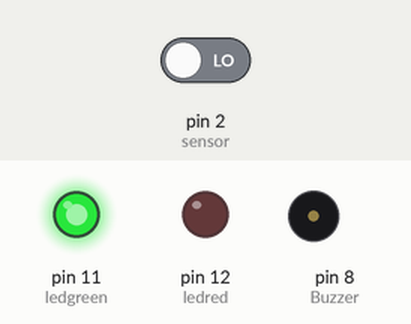
A sketch run on a simulated Arduino Uno, built with avr-gcc and run on an emulated ATmega328P. Shown: output pins drawn as LEDs (lit = HIGH), buzzer (waves = sounding, pin HIGH). The inputs (shaded band) are chosen by the test bench; at power-on: pin 2 (sensor) LOW. What the sketch prints to the serial monitor is not drawn.

Above: at 1.2 s.
1.3 s: pin 2 (sensor) driven HIGH
At 2.8 s:
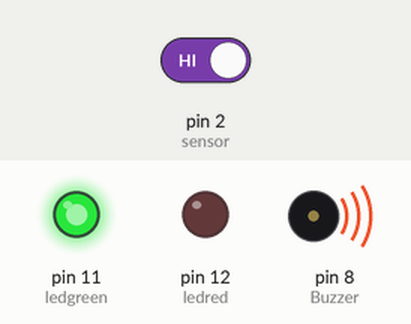
At 3.5 s:
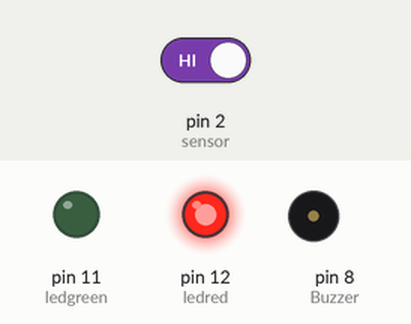
4.3 s: pin 2 (sensor) driven LOW
At 5.5 s:
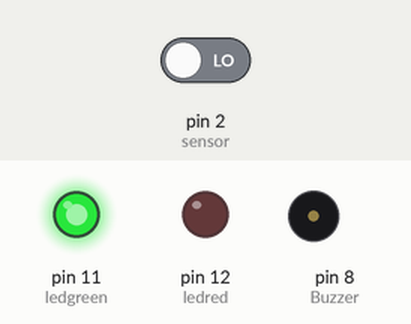
Timing chart, 0 to 7.3 s (numbered marks = the images above; inputs shaded):
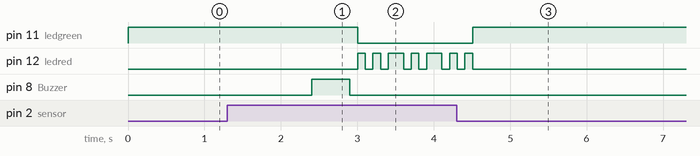

The sketch:

digitalirrigation.ino
```cpp
String Phone_number = "0725233063";
//this code are necessary to run soil moisture sensor
int ledgreen=11;
int ledred=12;
int sensor=2;
int Buzzer=8;
int x;
int c;
int val1;

void setup(){
  Serial.begin(9600);
  pinMode(sensor,INPUT);
  pinMode(ledgreen,OUTPUT);
  pinMode(ledred,OUTPUT);
  pinMode(Buzzer,OUTPUT);
  x=digitalRead(sensor);
 Serial.println("AT+CMGD=1,4");
}
void loop(){
   if(x == HIGH){
    digitalWrite(ledgreen,LOW);
    delay(1);
  digitalWrite(ledred,HIGH);
  delay(100);
  digitalWrite(ledred,LOW);
  delay(100);
    digitalWrite(ledred,HIGH);
  delay(100);
  digitalWrite(ledred,LOW);
  delay(100);
    digitalWrite(ledred,HIGH);
  delay(100);
  digitalWrite(ledred,LOW);
  delay(1);

  }
    if(x == LOW){

    digitalWrite(ledred,LOW);
    delay(1);
    digitalWrite(ledgreen,HIGH);

    delay(1);


 }

    val1 = digitalRead(sensor); //read  input value and store it in val
  {
  if (val1 != x) //button state has chanded
  {
    if (val1 == HIGH) // check if the button is pressed
    {
  Serial.println("AT");
  delay(200);
  Serial.println("AT+CMGF=1");
  delay(200);
  Serial.print("AT+CMGS=\"");  	 Serial.print(Phone_number);
  Serial.println("\"");
  delay(200);
  Serial.println(" THERE IS NO WATER IN YOUR SOIL IT IS TIME TO IRRIGATE ");
  delay(500);
  digitalWrite(Buzzer, HIGH);
  delay(500);
  digitalWrite(Buzzer, LOW);
  delay(100);
  Serial.write(26);
    }
    delay(1);
  }
 x = val1; // save the new state in our variable

  }
}
```

Measured:
- after the input at 1.3 s, pin 11 (ledgreen): HIGH → LOW after 1.7 s; pin 12 (ledred): LOW → HIGH after 1.7 s, then repeats every 0.50 s: LOW 0.10 s, HIGH 0.10 s, LOW 0.10 s, HIGH 0.20 s; pin 8 (Buzzer): LOW → HIGH after 1.1 s, → LOW 0.50 s later
- after the input at 4.3 s, pin 11 (ledgreen): LOW → HIGH after 0.21 s
